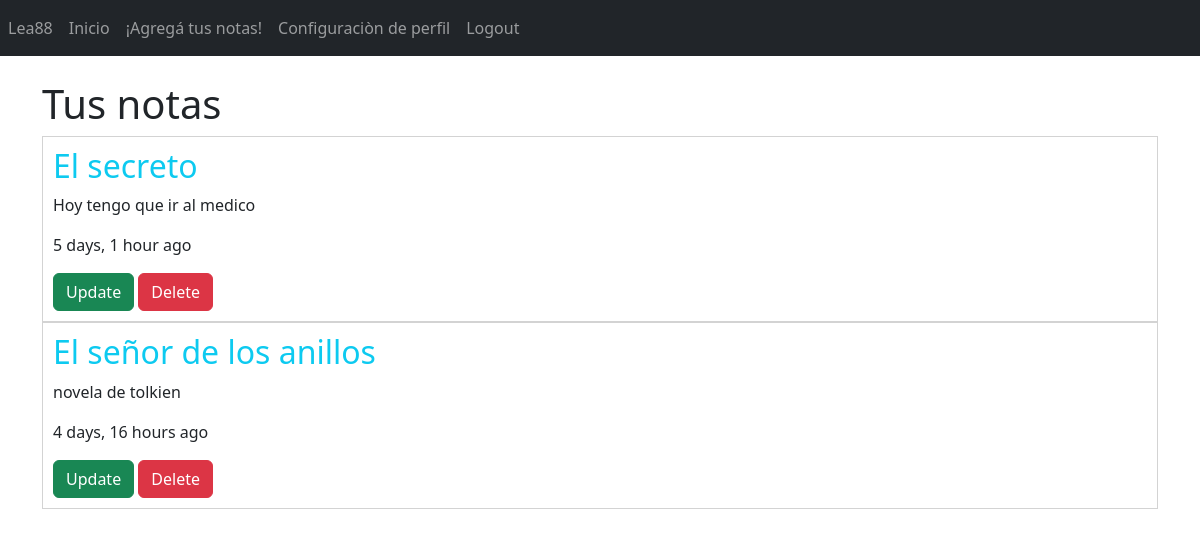
/notas/ (signed in), run on an earlier commit of the app's database.
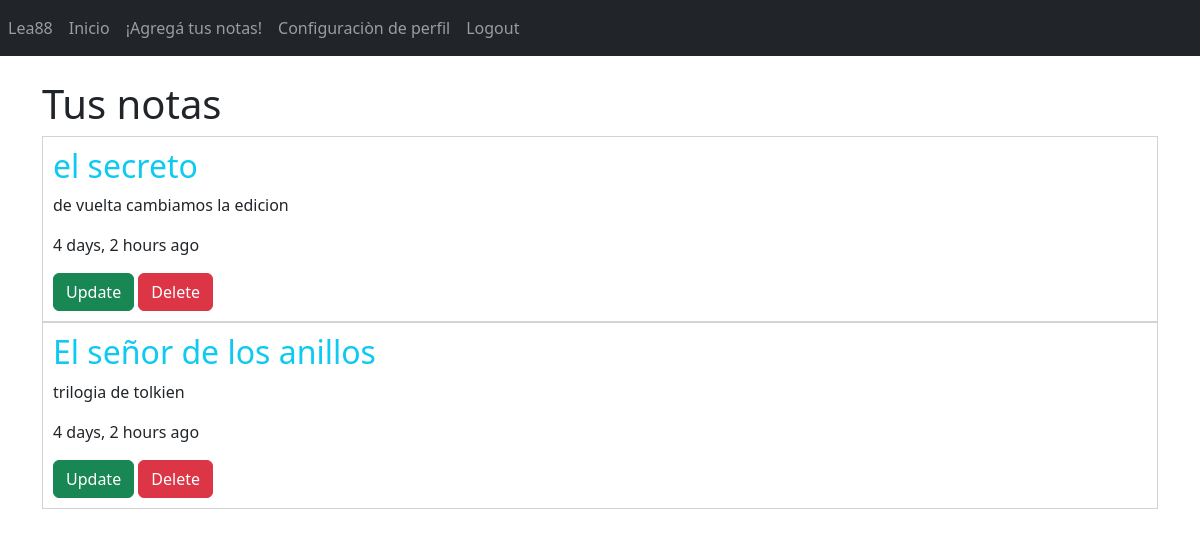
And on a later commit of the database.
### AppNotas/models.py (models this page shows, shortened)
class Nota(models.Model):
    titulo = models.CharField(max_length = 200)
    cuerpo = models.CharField(max_length = 500)
    autor = models.ForeignKey(User, on_delete=models.CASCADE)
    etiqueta = models.ForeignKey(Etiqueta, on_delete=models.CASCADE, null=True)
    fecha_creacion = models.DateTimeField(auto_now_add=True)
    fecha_actualizada = models.DateTimeField(auto_now=True)
    class Meta:
        ordering = ['fecha_actualizada']

### AppNotas/views.py (the view)
# urls.py: path('notas/', inicio_nota, name = 'Notas'),
@login_required
def inicio_nota(request):
    usuario=request.user.id
    notas = Nota.objects.filter(autor=usuario)
    return render(request, 'notas_inicio.html',{'notas': notas})

### AppNotas/templates/notas_inicio.html
{% extends 'base.html' %}
{% load humanize %}
{% block body %}
{% if notas %}
<div class="container">
    <br>
    <h1>Tus notas</h1>
    <div class="notes">
        {% for nota in notas %}
        <div class="note">
            <h2 class="text-info">{{nota.titulo}}</h2>
            <p>{{nota.cuerpo}}</p>
            <p>{{nota.fecha_actualizada|naturaltime}}</p>
            <div class="options">
                <a href="{% url 'Editado-Notas' nota.id %}" class="btn btn-success">Update</a>
                <a href="{% url 'Borrar-Notas' nota.id %}" class="btn btn-danger">Delete</a>
            </div>
        </div>
        {% endfor %}
    </div>
</div>
{% else %}
<div class="container">
    <h1>Todavia no tienes notas creadas...</h1>
    <br>
    <a class="btn btn-dark btn-lg starting-btn" href="{% url 'Agregado-Notas' %}">Empecemos</a>
</div>
{% endif %}
{% endblock body %}

### AppInicio/templates/base.html (shortened to what this page needs)
<!DOCTYPE html>
<html lang="en">
{% load static %}
<head>
    <link rel="stylesheet" href="https://cdn.jsdelivr.net/npm/bootstrap@5.2.2/dist/css/bootstrap.min.css">
    <link rel="stylesheet" href="{% static 'css/notas.css' %}">
</head>
<body>
    <header>
        <nav class="navbar navbar-expand navbar-dark bg-dark text-center">
            <ul class="nav navbar-nav">
                {% if user.is_authenticated %}
                <li class="nav-item active">
                    <a class="nav-link user-select-none"href="">{{user.username}}</a>
                </li>
                <li class="nav-item active">
                    <a class="nav-link" href="{% url 'Inicio' %}">Inicio</span></a>
                </li>
                <li class="nav-item">
                    <a class="nav-link add" href="{% url 'Agregado-Notas' %}">¡Agregá tus notas!</a>
                </li>
                <li class="nav-item">
                    <a class="nav-link add" href="{% url 'Editar-Usuario' %}">Configuraciòn de perfil</a>
                </li>
                <li class="nav-item">
                    <a class="nav-link add" href="{% url 'Logout' %}">Logout</a>
                </li>
                {% endif %}
            </ul>
        </nav>
    </header>
    {% block body %}
    {% endblock body %}
</body>
</html>

### AppInicio/static/css/notas.css (style rules this page uses)
.note { border: 1px solid lightgray; padding: 10px; }

What changed in the data, as far as the page shows it:
changed Nota: titulo "El secreto" → "el secreto"; cuerpo "Hoy tengo que ir al medico" → "de vuelta cambiamos la edicion"; fecha_actualizada "5 days, 1 hour ago" → "4 days, 2 hours ago"
changed Nota "El señor de los anillos": cuerpo "novela de tolkien" → "trilogia de tolkien"; fecha_actualizada "4 days, 16 hours ago" → "4 days, 2 hours ago"
